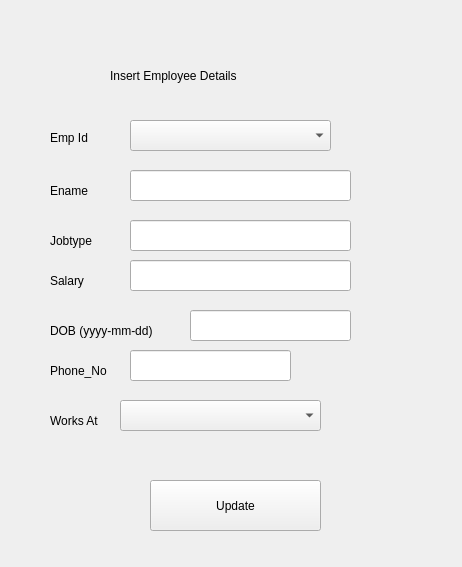
<?xml version="1.0" encoding="UTF-8"?>
<ui version="4.0">
 <class>Form</class>
 <widget class="QWidget" name="Form">
  <property name="geometry">
   <rect>
    <x>0</x>
    <y>0</y>
    <width>462</width>
    <height>567</height>
   </rect>
  </property>
  <property name="windowTitle">
   <string>Form</string>
  </property>
  <widget class="QLabel" name="label">
   <property name="geometry">
    <rect>
     <x>110</x>
     <y>60</y>
     <width>261</width>
     <height>31</height>
    </rect>
   </property>
   <property name="styleSheet">
    <string notr="true">font: 18pt &quot;MS Shell Dlg 2&quot;;</string>
   </property>
   <property name="text">
    <string>Insert Employee Details</string>
   </property>
  </widget>
  <widget class="QLabel" name="label_2">
   <property name="geometry">
    <rect>
     <x>50</x>
     <y>130</y>
     <width>61</width>
     <height>16</height>
    </rect>
   </property>
   <property name="styleSheet">
    <string notr="true">font: 12pt &quot;MS Shell Dlg 2&quot;;</string>
   </property>
   <property name="text">
    <string>Emp Id</string>
   </property>
  </widget>
  <widget class="QLabel" name="label_4">
   <property name="geometry">
    <rect>
     <x>50</x>
     <y>180</y>
     <width>91</width>
     <height>21</height>
    </rect>
   </property>
   <property name="styleSheet">
    <string notr="true">font: 12pt &quot;MS Shell Dlg 2&quot;;</string>
   </property>
   <property name="text">
    <string>Ename</string>
   </property>
  </widget>
  <widget class="QLineEdit" name="tb2">
   <property name="geometry">
    <rect>
     <x>130</x>
     <y>170</y>
     <width>221</width>
     <height>31</height>
    </rect>
   </property>
   <property name="styleSheet">
    <string notr="true">font: 12pt &quot;MS Shell Dlg 2&quot;;</string>
   </property>
  </widget>
  <widget class="QPushButton" name="b1">
   <property name="geometry">
    <rect>
     <x>150</x>
     <y>480</y>
     <width>171</width>
     <height>51</height>
    </rect>
   </property>
   <property name="styleSheet">
    <string notr="true">font: 12pt &quot;MS Shell Dlg 2&quot;;</string>
   </property>
   <property name="text">
    <string>Update</string>
   </property>
  </widget>
  <widget class="QLabel" name="l1">
   <property name="geometry">
    <rect>
     <x>50</x>
     <y>80</y>
     <width>381</width>
     <height>16</height>
    </rect>
   </property>
   <property name="styleSheet">
    <string notr="true">font: 12pt &quot;MS Shell Dlg 2&quot;;</string>
   </property>
   <property name="text">
    <string/>
   </property>
  </widget>
  <widget class="QComboBox" name="cb2">
   <property name="geometry">
    <rect>
     <x>120</x>
     <y>400</y>
     <width>201</width>
     <height>31</height>
    </rect>
   </property>
   <property name="styleSheet">
    <string notr="true">font: 12pt &quot;MS Shell Dlg 2&quot;;</string>
   </property>
  </widget>
  <widget class="QLineEdit" name="tb3">
   <property name="geometry">
    <rect>
     <x>130</x>
     <y>220</y>
     <width>221</width>
     <height>31</height>
    </rect>
   </property>
   <property name="styleSheet">
    <string notr="true">font: 12pt &quot;MS Shell Dlg 2&quot;;</string>
   </property>
  </widget>
  <widget class="QLabel" name="label_5">
   <property name="geometry">
    <rect>
     <x>50</x>
     <y>230</y>
     <width>91</width>
     <height>21</height>
    </rect>
   </property>
   <property name="styleSheet">
    <string notr="true">font: 12pt &quot;MS Shell Dlg 2&quot;;</string>
   </property>
   <property name="text">
    <string>Jobtype</string>
   </property>
  </widget>
  <widget class="QLabel" name="label_6">
   <property name="geometry">
    <rect>
     <x>50</x>
     <y>270</y>
     <width>91</width>
     <height>21</height>
    </rect>
   </property>
   <property name="styleSheet">
    <string notr="true">font: 12pt &quot;MS Shell Dlg 2&quot;;</string>
   </property>
   <property name="text">
    <string>Salary</string>
   </property>
  </widget>
  <widget class="QLineEdit" name="tb4">
   <property name="geometry">
    <rect>
     <x>130</x>
     <y>260</y>
     <width>221</width>
     <height>31</height>
    </rect>
   </property>
   <property name="styleSheet">
    <string notr="true">font: 12pt &quot;MS Shell Dlg 2&quot;;</string>
   </property>
  </widget>
  <widget class="QLabel" name="label_7">
   <property name="geometry">
    <rect>
     <x>50</x>
     <y>320</y>
     <width>141</width>
     <height>21</height>
    </rect>
   </property>
   <property name="styleSheet">
    <string notr="true">font: 12pt &quot;MS Shell Dlg 2&quot;;</string>
   </property>
   <property name="text">
    <string>DOB (yyyy-mm-dd)</string>
   </property>
  </widget>
  <widget class="QLineEdit" name="tb5">
   <property name="geometry">
    <rect>
     <x>190</x>
     <y>310</y>
     <width>161</width>
     <height>31</height>
    </rect>
   </property>
   <property name="styleSheet">
    <string notr="true">font: 12pt &quot;MS Shell Dlg 2&quot;;</string>
   </property>
  </widget>
  <widget class="QLabel" name="label_8">
   <property name="geometry">
    <rect>
     <x>50</x>
     <y>360</y>
     <width>71</width>
     <height>21</height>
    </rect>
   </property>
   <property name="styleSheet">
    <string notr="true">font: 12pt &quot;MS Shell Dlg 2&quot;;</string>
   </property>
   <property name="text">
    <string>Phone_No</string>
   </property>
  </widget>
  <widget class="QLineEdit" name="tb6">
   <property name="geometry">
    <rect>
     <x>130</x>
     <y>350</y>
     <width>161</width>
     <height>31</height>
    </rect>
   </property>
   <property name="styleSheet">
    <string notr="true">font: 12pt &quot;MS Shell Dlg 2&quot;;</string>
   </property>
  </widget>
  <widget class="QLabel" name="label_9">
   <property name="geometry">
    <rect>
     <x>50</x>
     <y>410</y>
     <width>71</width>
     <height>21</height>
    </rect>
   </property>
   <property name="styleSheet">
    <string notr="true">font: 12pt &quot;MS Shell Dlg 2&quot;;</string>
   </property>
   <property name="text">
    <string>Works At</string>
   </property>
  </widget>
  <widget class="QComboBox" name="cb1">
   <property name="geometry">
    <rect>
     <x>130</x>
     <y>120</y>
     <width>201</width>
     <height>31</height>
    </rect>
   </property>
   <property name="styleSheet">
    <string notr="true">font: 12pt &quot;MS Shell Dlg 2&quot;;</string>
   </property>
  </widget>
 </widget>
 <resources/>
 <connections/>
</ui>
